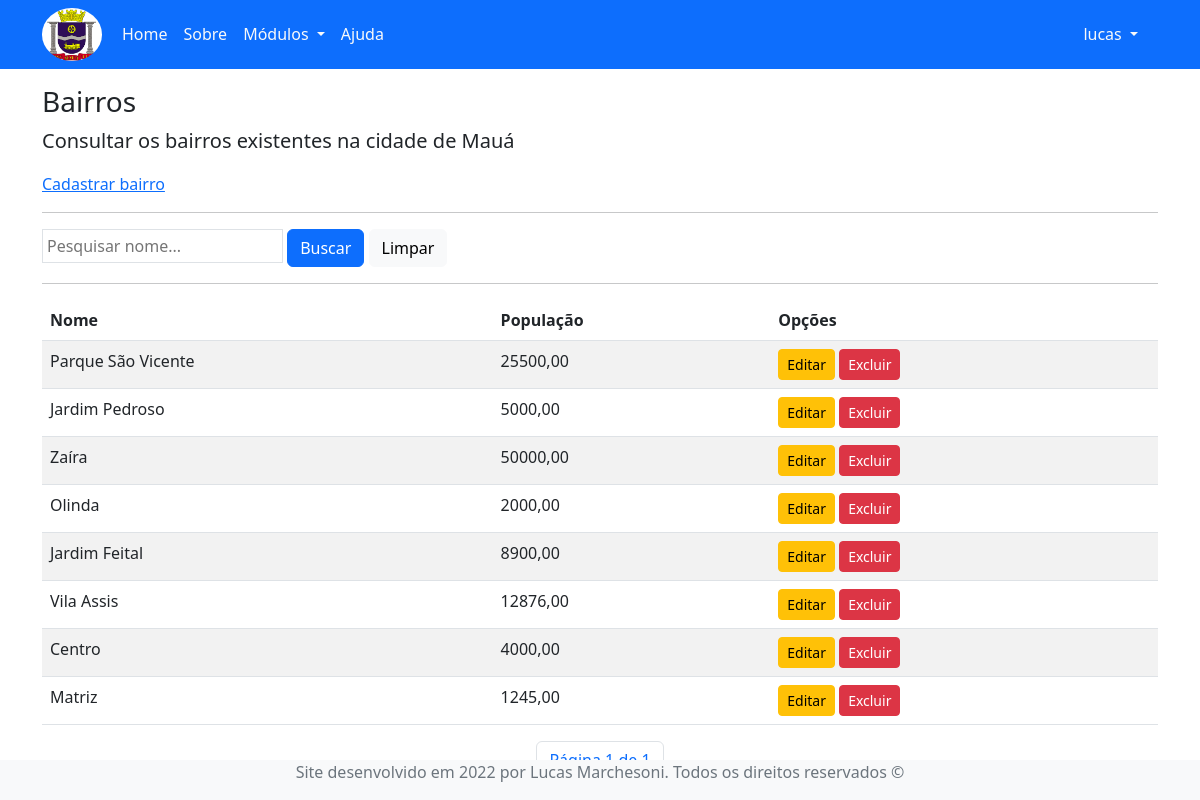
The page /mercurius/neighborhoods/ (signed in) on the database its author committed.
### pages/models.py (models this page shows, shortened)
class Neighborhood(models.Model):
  nome = models.CharField(max_length=255)
  populacao = models.DecimalField(max_digits=12, decimal_places=2)

### pages/views.py (the view)
# urls.py: path('neighborhoods/', NeighborhoodsList.as_view(), name='neighborhoods'),
class NeighborhoodsList(LoginRequiredMixin, ListView):
  login_url = reverse_lazy('login')
  model = Neighborhood
  template_name = 'pages/neighborhoods.html'
  paginate_by = 10
  def get_queryset(self):
    txt_name = self.request.GET.get('nome')
    if txt_name:
      neighborhoods = Neighborhood.objects.filter(nome__icontains=txt_name)
    else:
      neighborhoods = Neighborhood.objects.all()
    return neighborhoods

### pages/templates/pages/neighborhoods.html (shortened to what this page needs)
{% extends 'pages/model.html' %}
{% load static %}
{% block content %}
  <h3>Bairros</h3>
  <p class="lead">Consultar os bairros existentes na cidade de Mauá</p>
  <a href="{% url 'create-neighborhood' %}">Cadastrar bairro</a>
  <hr>
  <form action="" method="GET">
    <input type="text" name="nome" id="" value="{{ request.GET.nome }}" class="p-1 border" autocomplete="off" placeholder="Pesquisar nome...">
    <button class="btn btn-primary" type="submit">Buscar</button>
    <a class="btn btn-light" href="{% url 'neighborhoods' %}">Limpar</a>
  </form>
  <hr>
  <table class="table table-striped">
    <thead>
      <tr>
        <th>Nome</th>
        <th>População</th>
        <th>Opções</th>
      </tr>
    </thead>
    <tbody>
      {% for field in object_list %}
        <tr>
          <td>{{field.nome}}</td>
          <td>{{field.populacao}}</td>
          <td>
            <a class="btn btn-warning btn-sm" href="{% url 'update-neighborhood' field.pk %}">Editar</a>
            <a class="btn btn-danger btn-sm" href="{% url 'delete-neighborhood' field.pk %}">Excluir</a>
          </td>
        </tr>
        {% empty%}
        <tr>
          <td colspan="3">Nenhum campo registrado</td>
        </tr>
      {% endfor %}
    </tbody>
  </table>
  <ul class="pagination justify-content-center">
    <li class="page-item">
      <span class="page-link">Página {{ page_obj.number }} de {{ page_obj.paginator.num_pages }}</span>
    </li>
  </ul>
{% endblock %}

### pages/templates/pages/model.html (shortened to what this page needs)
{% load static %}
<!DOCTYPE html>
<html lang="pt-BR">
<head>
  <link rel="stylesheet" href="{% static 'css/bootstrap.min.css' %}">
</head>
<body>
  <div class="bg-primary">
    <header class="container">
        {% block menu %}
        <nav class="navbar navbar-expand-lg">
          <a href="{% url 'index' %}">
            <img src="{% static 'img/maua-logo.png' %}" alt="logo" width="60" class="rounded-circle">
          </a>
          <div class="container-fluid">
            <div class="collapse navbar-collapse" id="navbarNavDropdown">
              <ul class="navbar-nav">
                <li class="nav-item">
                  <a class="nav-link text-light" href="{% url 'index' %}">Home</a>
                </li>
                <li class="nav-item">
                  <a class="nav-link text-light" href="{% url 'about' %}">Sobre</a>
                </li>
                {% if request.user.is_authenticated %}
                <li class="nav-item dropdown">
                  <a class="nav-link text-light dropdown-toggle" href="#" role="button" data-bs-toggle="dropdown" aria-expanded="false">
                    Módulos
                  </a>
                </li>
                {% endif %}
                <li class="nav-item">
                  <a class="nav-link text-light" href="{% url 'index' %}">Ajuda</a>
                </li>
              </ul>
            </div>
            {% if request.user.is_authenticated %}
            <div>
              <div class="collapse navbar-collapse" id="navbarNavDropdown">
                <ul class="navbar-nav">
                  <li class="nav-item dropdown">
                    <a class="nav-link text-light dropdown-toggle" href="#" role="button" data-bs-toggle="dropdown" aria-expanded="false">
                      {{ request.user }}
                    </a>
                  </li>
                </ul>
              </div>
            </div>
            {% endif %}
          </div>
        </nav>
        {% endblock %}
      </header>
    </div>
    <div class="container mt-3 mb-3">
      {% block content %}{% endblock %}
    </div>
    <div class="bg-light fixed-bottom">
      <footer class="container">
        {% block footer %}
          <p class="text-secondary text-center">Site desenvolvido em 2022 por Lucas Marchesoni. Todos os direitos reservados &copy;</p>
        {% endblock %}
      </footer>
    </div>
</body>
</html>

### rows shown on the page
Neighborhood: nome "Parque São Vicente", populacao "25500,00"
Neighborhood: nome "Jardim Pedroso", populacao "5000,00"
Neighborhood: nome "Zaíra", populacao "50000,00"
Neighborhood: nome "Olinda", populacao "2000,00"
Neighborhood: nome "Jardim Feital", populacao "8900,00"
Neighborhood: nome "Vila Assis", populacao "12876,00"
Neighborhood: nome "Centro", populacao "4000,00"
Neighborhood: nome "Matriz", populacao "1245,00"

### other values the page prints
{{ request.user }} "lucas"
